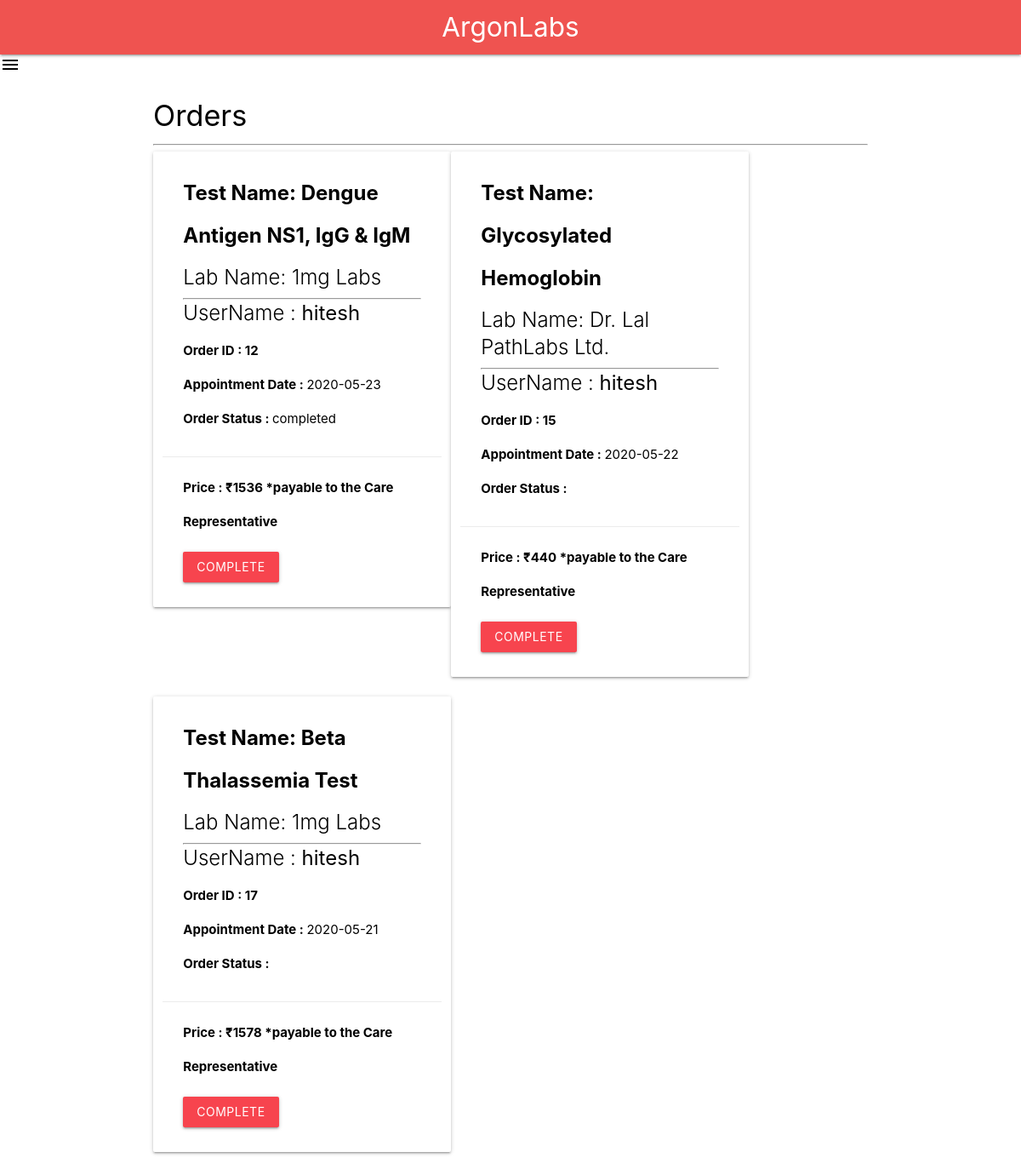
The page /admin/dashboard.php?option=orders (signed in) on the database its author committed.
### tables this page shows
CREATE TABLE `orders` (
  `order_id` int(100) NOT NULL,
  `user_name` varchar(100) NOT NULL,
  `test_id` int(100) NOT NULL,
  `test_name` varchar(100) NOT NULL,
  `lab_name` varchar(50) NOT NULL,
  `appointment_date` date NOT NULL,
  `bill` int(30) NOT NULL,
  `status` varchar(20) NOT NULL
);

### admin/orders.php (the view, shortened to what this page needs)
<div class="row">
<h4>Orders</h4>
<hr>
<?php
    include 'db_connect.php';
    $sql = mysqli_query($db, "SELECT * from orders");
    while($res = mysqli_fetch_assoc($sql))
    {
?>
    <div class="col card s5">
        <div class="card-content">
          <span class="card-title"style="line-height: 50px; font-weight: bold;">Test Name: <?php echo $res['test_name'];?></span>
          <span class="card-title">Lab Name: <?php echo $res['lab_name'];?></span>
          <hr>
          <span class="card-title">UserName : <b><?php echo $res['user_name'];?></b></span>
          <p style="line-height: 40px; font-weight: bold;">Order ID : <?php echo $res['order_id'];?></p>
          <p style="line-height: 40px;"><b>Appointment Date : </b><?php echo $res['appointment_date'];?></p>
          <p style="line-height: 40px;"><b>Order Status : </b><?php echo $res['status'];?></p>
        </div>
        <div class="card-action">
        <p style="line-height: 40px; font-weight: bold;">Price : ₹<?php echo $res['bill'];?> *payable to the Care Representative</p>
          <span><a href="#" onclick="delOrder('<?php echo $res['order_id']; ?>')" class="btn waves-effect waves-light" style="background-color: #f7444e">Complete</a></span>
        </div>
      </div>
<?php
    }
?>
</div>

### admin/dashboard.css (style rules this page uses)
* { margin: 0; padding: 0; color: black; }
body { background-color: #ffffff ; }

### rows shown on the page
orders: test_name "Dengue Antigen NS1, IgG & IgM", lab_name "1mg Labs", user_name "hitesh", order_id "12", appointment_date "2020-05-23", status "completed", bill "1536"
orders: test_name "Glycosylated Hemoglobin", lab_name "Dr. Lal PathLabs Ltd.", user_name "hitesh", order_id "15", appointment_date "2020-05-22", bill "440"
orders: test_name "Beta Thalassemia Test", lab_name "1mg Labs", user_name "hitesh", order_id "17", appointment_date "2020-05-21", bill "1578"
